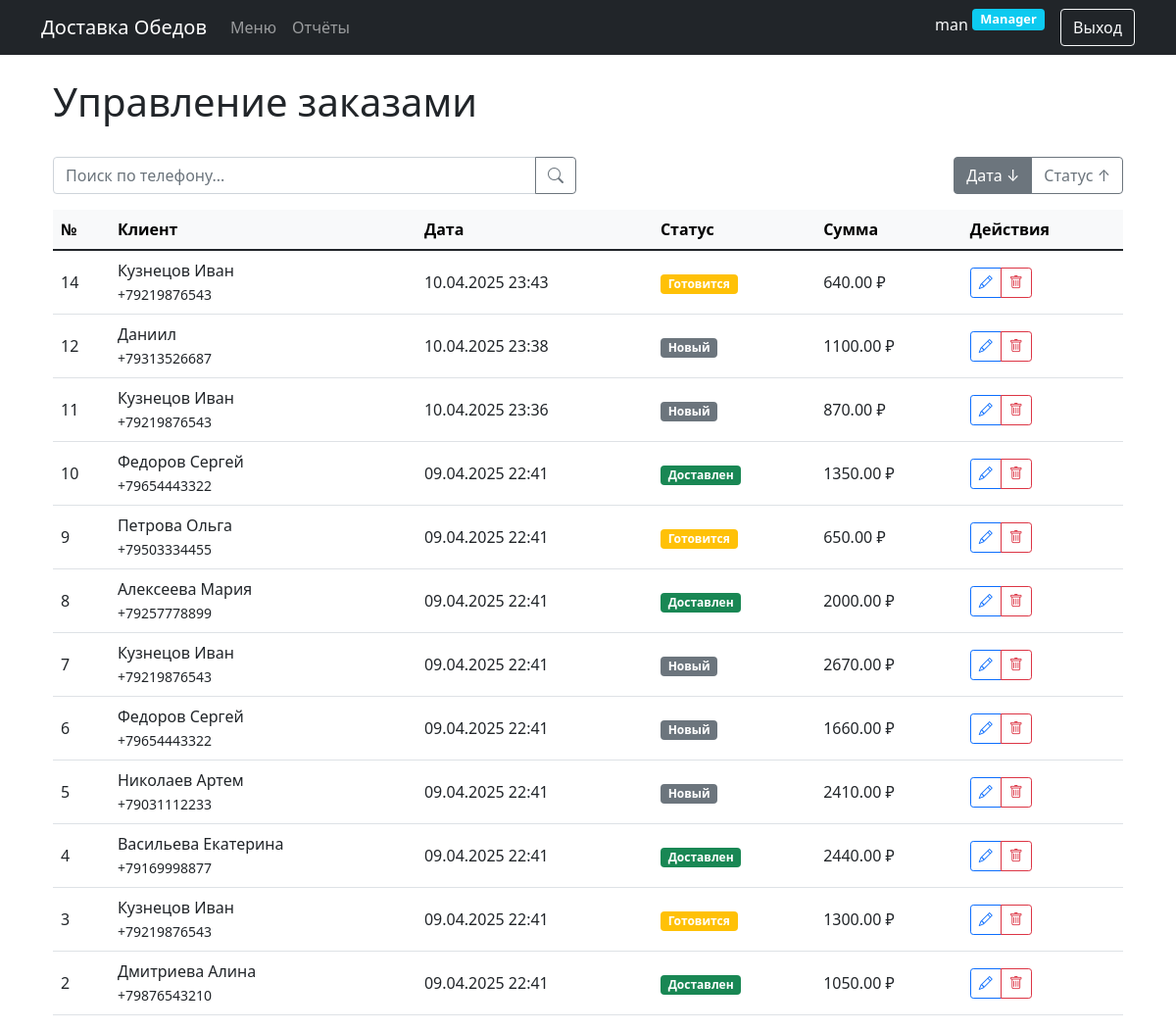
Page /orders/ (signed in) on the committed database.
### program/models.py (models this page shows, shortened)
class UserRole(models.Model):
    ROLES = (
        ('manager', 'Менеджер'),
        ('dispatcher', 'Диспетчер'),
        ('calculator', 'Калькулятор'),
    )
    user = models.OneToOneField(User, on_delete=models.CASCADE)
    role = models.CharField(max_length=20, choices=ROLES)

class Order(models.Model):
    STATUS_CHOICES = (
        ('new', 'Новый'),
        ('preparing', 'Готовится'),
        ('delivered', 'Доставлен'),
    )
    client = models.ForeignKey(Client, on_delete=models.PROTECT)
    status = models.CharField(max_length=20, choices=STATUS_CHOICES, default='new')
    total = models.DecimalField(max_digits=10, decimal_places=2, default=0)
    notes = models.TextField(blank=True)
    created_at = models.DateTimeField(auto_now_add=True)
    dishes = models.ManyToManyField(Dish, through='OrderDish')
    def get_status_color(self):
        return {
            'new': 'secondary',
            'preparing': 'warning',
            'delivered': 'success'
        }.get(self.status, 'light')

class Client(models.Model):
    name = models.CharField(max_length=200)
    phone = models.CharField(max_length=15, unique=True)
    address = models.TextField()

### program/views.py (the view)
# urls.py: path('orders/', views.order_list, name='order_list'),
@login_required
def order_list(request):
    orders = Order.objects.all().select_related('client').prefetch_related(
        Prefetch('orderdish_set', queryset=OrderDish.objects.select_related('dish'))
    )
    sort_by = request.GET.get('sort', '-created_at')
    if sort_by in ['created_at', '-created_at', 'status', '-status']:
        orders = orders.order_by(sort_by)
    search_query = request.GET.get('search', '')
    if search_query:
        orders = orders.filter(client__phone__icontains=search_query)
    context = {
        'orders': orders,
        'current_sort': sort_by,
        'search_query': search_query
    }
    return render(request, 'orders/list.html', context)

### program/context_processors.py (called while the page is built)
def user_roles(request):
    if request.user.is_authenticated:
        try:
            role = request.user.userrole.role
        except UserRole.DoesNotExist:
            role = None
        return {
            'user_role': role,
            'is_admin': request.user.is_superuser
        }
    return {}

### program/templates/orders/list.html (shortened to what this page needs)
{% extends 'base.html' %}
{% load static %}
{% block content %}
<div class="container">
    <div class="d-flex justify-content-between align-items-center mb-4">
        <h1>Управление заказами</h1>
    </div>
    <div class="row mb-3">
        <div class="col-md-6">
            <form method="get">
                <div class="input-group">
                    <input type="text"
                           class="form-control"
                           name="search"
                           placeholder="Поиск по телефону..."
                           value="{{ search_query }}">
                    <button class="btn btn-outline-secondary" type="submit">
                        <i class="bi bi-search"></i>
                    </button>
                </div>
            </form>
        </div>
        <div class="col-md-6 text-end">
            <div class="btn-group">
                <a href="?sort={% if current_sort == 'created_at' %}-{% endif %}created_at"
                   class="btn btn-outline-secondary {% if current_sort in 'created_at -created_at' %}active{% endif %}">
                    Дата {% if current_sort == '-created_at' %}↓{% else %}↑{% endif %}
                </a>
                <a href="?sort={% if current_sort == 'status' %}-{% endif %}status"
                   class="btn btn-outline-secondary {% if current_sort in 'status -status' %}active{% endif %}">
                    Статус {% if current_sort == '-status' %}↓{% else %}↑{% endif %}
                </a>
            </div>
        </div>
    </div>
    <div class="table-responsive">
        <table class="table table-hover align-middle">
            <thead class="table-light">
                <tr>
                    <th>№</th>
                    <th>Клиент</th>
                    <th>Дата</th>
                    <th>Статус</th>
                    <th>Сумма</th>
                    <th>Действия</th>
                </tr>
            </thead>
            <tbody>
                {% for order in orders %}
                <tr class="order-row"
                    data-bs-toggle="tooltip"
                    data-bs-html="true"
                    title="<b>Блюда:</b><br>{% for item in order.orderdish_set.all %}- {{ item.dish.name }} ({{ item.quantity }})<br>{% endfor %}<b>Примечания:</b> {{ order.notes|default:'нет' }}">
                    <td>{{ order.id }}</td>
                    <td>{{ order.client.name }}<br><small>{{ order.client.phone }}</small></td>
                    <td>{{ order.created_at|date:"d.m.Y H:i" }}</td>
                    <td>
                        <span class="badge bg-{{ order.get_status_color }}">
                            {{ order.get_status_display }}
                        </span>
                    </td>
                    <td>{{ order.total }} ₽</td>
                    <td>
                        <div class="btn-group btn-group-sm">
                            <a href="{% url 'edit_order' order.id %}" class="btn btn-outline-primary">
                                <i class="bi bi-pencil"></i>
                            </a>
                            <a href="{% url 'delete_order' order.id %}" class="btn btn-outline-danger">
                                <i class="bi bi-trash"></i>
                            </a>
                        </div>
                    </td>
                </tr>
                {% empty %}
                <tr>
                    <td colspan="6" class="text-center text-muted">Нет заказов</td>
                </tr>
                {% endfor %}
            </tbody>
        </table>
    </div>
</div>
{% endblock %}

### program/templates/base.html (shortened to what this page needs)
<!DOCTYPE html>
<html lang="ru">
<head>
    <link href="https://cdn.jsdelivr.net/npm/bootstrap@5.1.3/dist/css/bootstrap.min.css" rel="stylesheet">
    <link rel="stylesheet" href="https://cdn.jsdelivr.net/npm/bootstrap-icons@1.7.2/font/bootstrap-icons.css">
    <link rel="stylesheet" href="https://cdn.jsdelivr.net/npm/bootstrap-icons@1.11.3/font/bootstrap-icons.min.css">
</head>
<body>
    <nav class="navbar navbar-expand-lg navbar-dark bg-dark">
        <div class="container">
            <a class="navbar-brand" href="{% url 'home' %}">Доставка Обедов</a>
            <div class="collapse navbar-collapse">
                <ul class="navbar-nav me-auto">
                    {% if user.is_authenticated %}
                        {% if is_admin %}
                            <li class="nav-item"><a class="nav-link" href="/admin/">Админка</a></li>
                            <li class="nav-item"><a class="nav-link" href="{% url 'menu_list' %}">Меню</a></li>
                            <li class="nav-item"><a class="nav-link" href="{% url 'order_list' %}">Заказы</a></li>
                            <li class="nav-item"><a class="nav-link" href="{% url 'reports' %}">Отчёты</a></li>
                        {% else %}
                            {% if user_role == 'manager' %}
                                <li class="nav-item"><a class="nav-link" href="{% url 'menu_list' %}">Меню</a></li>
                                <li class="nav-item"><a class="nav-link" href="{% url 'reports' %}">Отчёты</a></li>
                            {% elif user_role == 'dispatcher' %}
                                <li class="nav-item"><a class="nav-link" href="{% url 'order_list' %}">Заказы</a></li>
                            {% elif user_role == 'calculator' %}
                                <li class="nav-item"><a class="nav-link" href="{% url 'reports' %}">Отчёты</a></li>
                            {% endif %}
                        {% endif %}
                    {% endif %}
                </ul>
                <div class="d-flex">
                    {% if user.is_authenticated %}
                        <span class="text-light me-3">
                            {{ user.username }}
                            <span class="role-badge badge bg-info">
                                {% if is_admin %}Админ{% else %}{{ user_role|title }}{% endif %}
                            </span>
                        </span>
                        <a href="{% url 'logout' %}" class="btn btn-outline-light">Выход</a>
                    {% else %}
                        <a href="{% url 'login' %}" class="btn btn-primary">Войти</a>
                    {% endif %}
                </div>
            </div>
        </div>
    </nav>
    <div class="container mt-4">
        {% block content %}{% endblock %}
    </div>
</body>
</html>

### program/templates/base.html (style rules this page uses)
.navbar-nav .nav-link { transition: all 0.3s; }
.role-badge { font-size: 0.8em; vertical-align: super; }

### rows in the picture
UserRole: role "Manager"
Order: id "14", client.name "Кузнецов Иван", client.phone "+79219876543", created_at "10.04.2025 23:43", status "Готовится", total "640.00"
Order: id "12", client.name "Даниил", client.phone "+79313526687", created_at "10.04.2025 23:38", status "Новый", total "1100.00"
Order: id "11", client.name "Кузнецов Иван", client.phone "+79219876543", created_at "10.04.2025 23:36", status "Новый", total "870.00"
Order: id "10", client.name "Федоров Сергей", client.phone "+79654443322", created_at "09.04.2025 22:41", status "Доставлен", total "1350.00"
Order: id "9", client.name "Петрова Ольга", client.phone "+79503334455", created_at "09.04.2025 22:41", status "Готовится", total "650.00"
Order: id "8", client.name "Алексеева Мария", client.phone "+79257778899", created_at "09.04.2025 22:41", status "Доставлен", total "2000.00"
Order: id "7", client.name "Кузнецов Иван", client.phone "+79219876543", created_at "09.04.2025 22:41", status "Новый", total "2670.00"
Order: id "6", client.name "Федоров Сергей", client.phone "+79654443322", created_at "09.04.2025 22:41", status "Новый", total "1660.00"
Order: id "5", client.name "Николаев Артем", client.phone "+79031112233", created_at "09.04.2025 22:41", status "Новый", total "2410.00"
Order: id "4", client.name "Васильева Екатерина", client.phone "+79169998877", created_at "09.04.2025 22:41", status "Доставлен", total "2440.00"
Order: id "3", client.name "Кузнецов Иван", client.phone "+79219876543", created_at "09.04.2025 22:41", status "Готовится", total "1300.00"
Order: id "2", client.name "Дмитриева Алина", client.phone "+79876543210", created_at "09.04.2025 22:41", status "Доставлен", total "1050.00"

### other values in the picture
{{ user.username }} "man"
